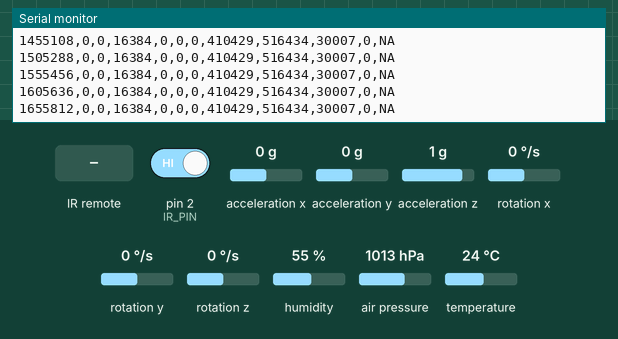
This sketch was run on a simulated Arduino Uno, built with avr-gcc and run on an emulated ATmega328P. Parts: the last lines printed to the serial monitor. Wiring (inferred from the names in the program): IR receiver: data pin 2; MPU-6050 motion sensor at I2C address 0x68; BME280 sensor at I2C address 0x76. The test bench sets the inputs (shaded band); at power-on: acceleration x 0 g, acceleration y 0 g, acceleration z 1 g, rotation x 0 °/s, pin 2 (IR_PIN) HIGH, rotation y 0 °/s, rotation z 0 °/s, humidity 55 %, air pressure 1013 hPa, temperature 24 °C.

Above: at 1.7 s.
1.8 s: infrared code 0x68 received
At 1.87 s:
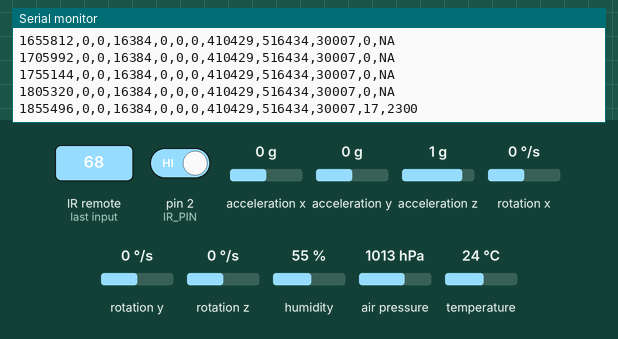
3.4 s: acceleration x set to -1.4 g
At 3.42 s:
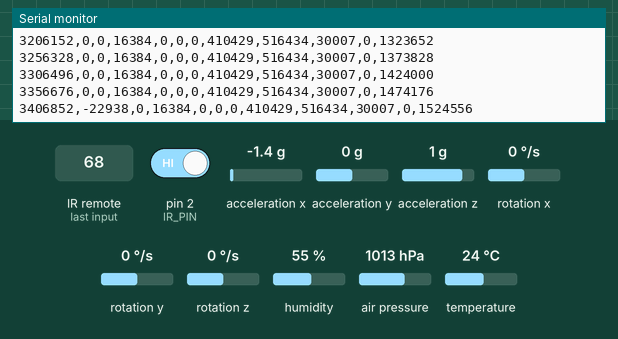
4.9 s: acceleration y set to -1.4 g
At 4.92 s:
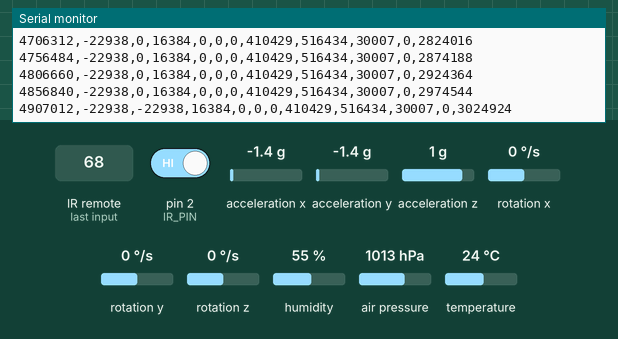
6.4 s: acceleration z set to -1.4 g
At 6.42 s:
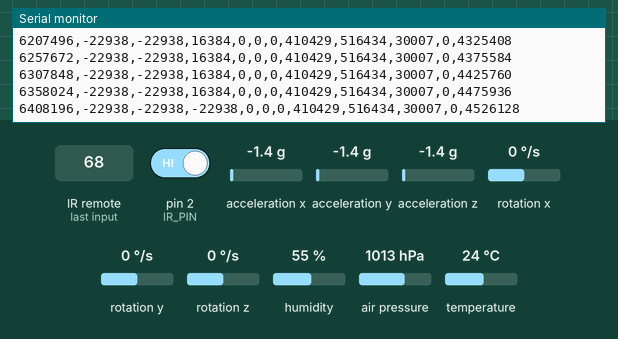
7.9 s: infrared code 0x58 received
9.4 s: rotation x set to -192 °/s
At 9.42 s:
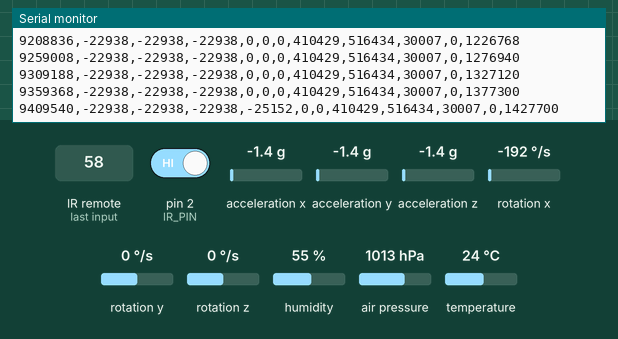

Measured:
- after the input at 1.8 s, the serial monitor: prints a new line after 0.06 s (image 1)

The sketch:

RNGLabSensors.ino
```cpp
#include <Wire.h>

// RNGLab Sensor Acquisition v0.1
// Arduino Uno R3
// MPU6050 + BMP280/BME280 + VS1838B

#define IR_PIN 2
#define SAMPLE_INTERVAL_MS 50

uint8_t mpuAddr = 0;
uint8_t baroAddr = 0;
uint8_t baroType = 0;

volatile uint32_t irPulses = 0;
volatile uint32_t lastIR = 0;

uint32_t lastSample = 0;
uint32_t previousPulses = 0;

void onIR() {
  irPulses++;
  lastIR = micros();
}

bool readRegs(uint8_t addr, uint8_t reg,
              uint8_t *buf, uint8_t count) {
  Wire.beginTransmission(addr);
  Wire.write(reg);

  if (Wire.endTransmission(false) != 0)
    return false;

  if (Wire.requestFrom(addr, count) != count)
    return false;

  for (uint8_t i = 0; i < count; i++)
    buf[i] = Wire.read();

  return true;
}

bool readReg(uint8_t addr, uint8_t reg,
             uint8_t &value) {
  return readRegs(addr, reg, &value, 1);
}

bool writeReg(uint8_t addr, uint8_t reg,
              uint8_t value) {
  Wire.beginTransmission(addr);
  Wire.write(reg);
  Wire.write(value);
  return Wire.endTransmission() == 0;
}

void initMPU() {
  uint8_t id;

  for (uint8_t a = 0x68; a <= 0x69; a++) {
    if (readReg(a, 0x75, id) && id == 0x68) {
      mpuAddr = a;
      writeReg(a, 0x6B, 0x00);
      writeReg(a, 0x1B, 0x00);
      writeReg(a, 0x1C, 0x00);
      break;
    }
  }

  Serial.print(F("# MPU6050: "));
  Serial.println(mpuAddr ? F("FOUND") :
                           F("NOT FOUND"));
}

void initBarometer() {
  uint8_t id;

  for (uint8_t a = 0x76; a <= 0x77; a++) {
    if (!readReg(a, 0xD0, id))
      continue;

    if (id == 0x58 || id == 0x60 ||
        id == 0x56 || id == 0x57) {
      baroAddr = a;
      baroType = id;
      break;
    }
  }

  if (!baroAddr) {
    Serial.println(F("# BAROMETER: NOT FOUND"));
    return;
  }

  Serial.print(F("# BAROMETER: "));
  Serial.println(baroType == 0x60 ?
                 F("BME280") : F("BMP280"));

  // Disable internal IIR filtering.
  writeReg(baroAddr, 0xF5, 0x00);

  // Enable humidity sampling on BME280.
  if (baroType == 0x60)
    writeReg(baroAddr, 0xF2, 0x01);

  // Temperature x1, pressure x1, normal mode.
  writeReg(baroAddr, 0xF4, 0x27);
}

void printMPU() {
  uint8_t b[14];

  if (!mpuAddr || !readRegs(mpuAddr, 0x3B, b, 14)) {
    Serial.print(F("NA,NA,NA,NA,NA,NA,"));
    return;
  }

  const uint8_t offsets[] = {0, 2, 4, 8, 10, 12};

  for (uint8_t i = 0; i < 6; i++) {
    uint8_t k = offsets[i];

    int16_t value = (int16_t)(
      ((uint16_t)b[k] << 8) | b[k + 1]
    );

    Serial.print(value);
    Serial.print(',');
  }
}

void printBarometer() {
  uint8_t b[8];
  uint8_t count = baroType == 0x60 ? 8 : 6;

  if (!baroAddr ||
      !readRegs(baroAddr, 0xF7, b, count)) {
    Serial.print(F("NA,NA,NA,"));
    return;
  }

  uint32_t pressure =
    ((uint32_t)b[0] << 12) |
    ((uint32_t)b[1] << 4) |
    (b[2] >> 4);

  uint32_t temperature =
    ((uint32_t)b[3] << 12) |
    ((uint32_t)b[4] << 4) |
    (b[5] >> 4);

  Serial.print(pressure);
  Serial.print(',');
  Serial.print(temperature);
  Serial.print(',');

  if (baroType == 0x60) {
    uint16_t humidity =
      ((uint16_t)b[6] << 8) | b[7];
    Serial.print(humidity);
  } else {
    Serial.print(F("NA"));
  }

  Serial.print(',');
}

void printIR() {
  uint32_t pulses;
  uint32_t last;

  noInterrupts();
  pulses = irPulses;
  last = lastIR;
  interrupts();

  Serial.print(pulses - previousPulses);
  Serial.print(',');

  previousPulses = pulses;

  if (pulses > 0) {
    Serial.println((uint32_t)(micros() - last));
  } else {
    Serial.println(F("NA"));
  }
}

void setup() {
  Serial.begin(115200);
  Wire.begin();
  Wire.setClock(100000);

  delay(500);

  Serial.println(F("# RNGLab v0.1 START"));

  initMPU();
  initBarometer();

  pinMode(IR_PIN, INPUT_PULLUP);
  attachInterrupt(
    digitalPinToInterrupt(IR_PIN),
    onIR,
    FALLING
  );

  Serial.println(
    F("time_us,ax,ay,az,gx,gy,gz,"
      "pressure_raw,temp_raw,humidity_raw,"
      "ir_pulses,ir_age_us")
  );
}

void loop() {
  uint32_t now = millis();

  if ((uint32_t)(now - lastSample) <
      SAMPLE_INTERVAL_MS)
    return;

  lastSample = now;

  Serial.print(micros());
  Serial.print(',');

  printMPU();
  printBarometer();
  printIR();
}
```
